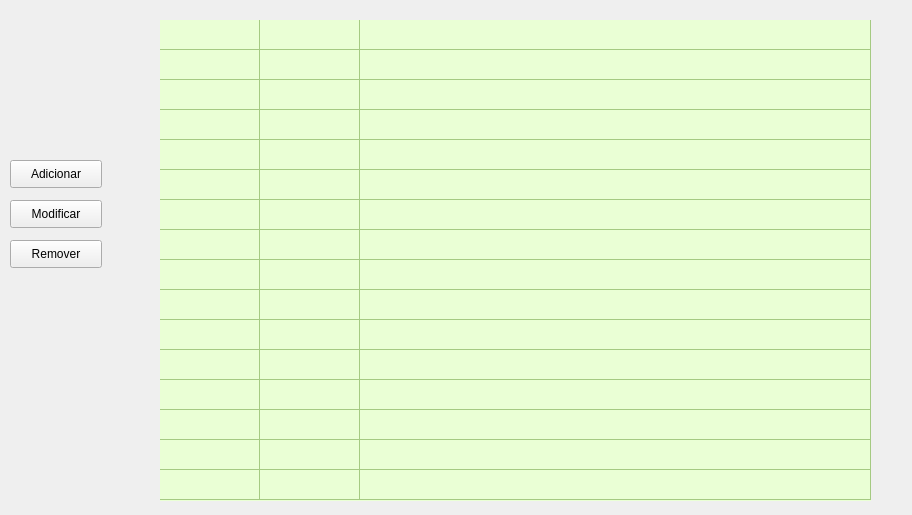
<?xml version="1.0" encoding="UTF-8"?>
<ui version="4.0">
 <class>JanelaAgenda</class>
 <widget class="QWidget" name="JanelaAgenda">
  <property name="geometry">
   <rect>
    <x>0</x>
    <y>0</y>
    <width>912</width>
    <height>515</height>
   </rect>
  </property>
  <property name="windowTitle">
   <string>Form</string>
  </property>
  <property name="styleSheet">
   <string notr="true"/>
  </property>
  <widget class="QTableWidget" name="tbAgenda">
   <property name="geometry">
    <rect>
     <x>160</x>
     <y>20</y>
     <width>711</width>
     <height>481</height>
    </rect>
   </property>
   <property name="styleSheet">
    <string notr="true">QTableWidget{
border:9px;
background-color: rgb(234, 255, 213);
gridline-color: rgb(165, 202, 130);

}</string>
   </property>
   <property name="editTriggers">
    <set>QAbstractItemView::NoEditTriggers</set>
   </property>
   <property name="selectionBehavior">
    <enum>QAbstractItemView::SelectRows</enum>
   </property>
   <property name="rowCount">
    <number>16</number>
   </property>
   <attribute name="horizontalHeaderVisible">
    <bool>false</bool>
   </attribute>
   <attribute name="horizontalHeaderStretchLastSection">
    <bool>true</bool>
   </attribute>
   <attribute name="verticalHeaderVisible">
    <bool>false</bool>
   </attribute>
   <attribute name="verticalHeaderStretchLastSection">
    <bool>false</bool>
   </attribute>
   <attribute name="verticalHeaderStretchLastSection">
    <bool>false</bool>
   </attribute>
   <row>
    <property name="text">
     <string>as</string>
    </property>
   </row>
   <row/>
   <row/>
   <row/>
   <row/>
   <row/>
   <row/>
   <row/>
   <row/>
   <row/>
   <row/>
   <row/>
   <row/>
   <row/>
   <row/>
   <row/>
   <column>
    <property name="text">
     <string>Data</string>
    </property>
   </column>
   <column>
    <property name="text">
     <string>Calorias</string>
    </property>
   </column>
   <column>
    <property name="text">
     <string>Comentarios</string>
    </property>
   </column>
  </widget>
  <widget class="QPushButton" name="btAdicionar">
   <property name="geometry">
    <rect>
     <x>10</x>
     <y>160</y>
     <width>92</width>
     <height>28</height>
    </rect>
   </property>
   <property name="text">
    <string>Adicionar</string>
   </property>
  </widget>
  <widget class="QPushButton" name="btModificar">
   <property name="geometry">
    <rect>
     <x>10</x>
     <y>200</y>
     <width>92</width>
     <height>28</height>
    </rect>
   </property>
   <property name="text">
    <string>Modificar</string>
   </property>
  </widget>
  <widget class="QPushButton" name="btRemover">
   <property name="geometry">
    <rect>
     <x>10</x>
     <y>240</y>
     <width>92</width>
     <height>28</height>
    </rect>
   </property>
   <property name="text">
    <string>Remover</string>
   </property>
  </widget>
 </widget>
 <resources/>
 <connections>
  <connection>
   <sender>btAdicionar</sender>
   <signal>clicked()</signal>
   <receiver>JanelaAgenda</receiver>
   <slot>adicionar()</slot>
   <hints>
    <hint type="sourcelabel">
     <x>48</x>
     <y>162</y>
    </hint>
    <hint type="destinationlabel">
     <x>65</x>
     <y>96</y>
    </hint>
   </hints>
  </connection>
  <connection>
   <sender>btRemover</sender>
   <signal>clicked()</signal>
   <receiver>JanelaAgenda</receiver>
   <slot>remover()</slot>
   <hints>
    <hint type="sourcelabel">
     <x>78</x>
     <y>246</y>
    </hint>
    <hint type="destinationlabel">
     <x>83</x>
     <y>409</y>
    </hint>
   </hints>
  </connection>
  <connection>
   <sender>btModificar</sender>
   <signal>clicked()</signal>
   <receiver>JanelaAgenda</receiver>
   <slot>modificar()</slot>
   <hints>
    <hint type="sourcelabel">
     <x>96</x>
     <y>209</y>
    </hint>
    <hint type="destinationlabel">
     <x>25</x>
     <y>355</y>
    </hint>
   </hints>
  </connection>
 </connections>
 <slots>
  <slot>adicionar()</slot>
  <slot>modificar()</slot>
  <slot>remover()</slot>
 </slots>
</ui>
